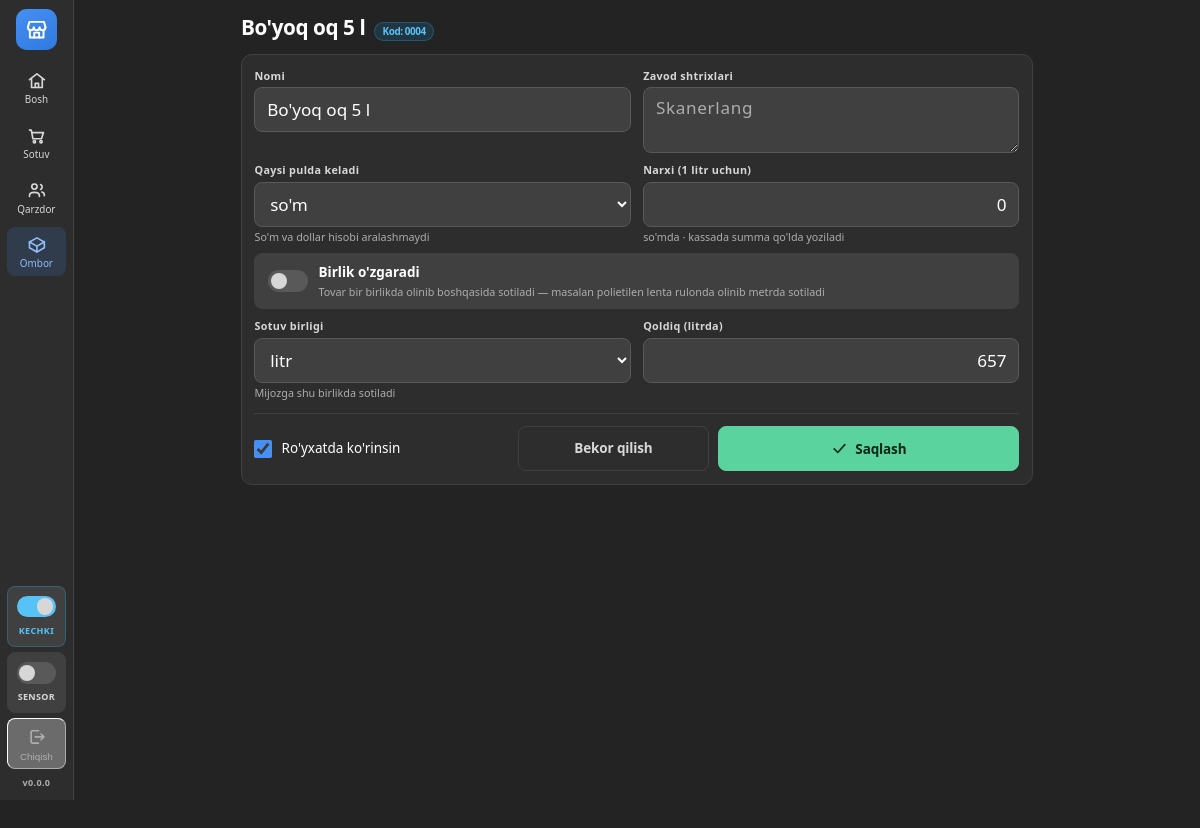
Page /ombor/4/tahrir/ (signed in) on the committed database.
### ombor/models.py (models this page shows, shortened)
class Mahsulot(models.Model):
    nom = models.CharField("Nomi", max_length=120, unique=True,
                           error_messages={"unique": "Bunday nomli tovar allaqachon bor."})
    kod = models.CharField(
        "Kod", max_length=KOD_UZUNLIK, unique=True, blank=True, db_index=True,
        help_text="Tovar yaratilganda o'zi beriladi va hech qachon o'zgarmaydi.",
    )
    birlik = models.CharField("Sotuv birligi", max_length=10, choices=Birlik,
                              default=Birlik.DONA)
    valyuta = models.CharField(
        "Qaysi pulda keladi", max_length=10, choices=Valyuta, default=Valyuta.SOM,
        help_text="Tovar dollarda kelgan bo'lsa narxi ham dollarda hisoblanadi.",
    )
    olish_birligi = models.CharField(
        "Olish birligi", max_length=10, choices=Birlik, blank=True, default="",
        help_text="Tovar boshqa birlikda olinsa tanlang. Bo'sh bo'lsa — sotuv birligining o'zi.",
    )
    olish_miqdori = models.DecimalField(
        "Bittasida", max_digits=12, decimal_places=3, default=1,
        help_text="1 olish birligida nechta sotuv birligi bor. Masalan 1 rulon = 100 metr.",
    )
    narx = models.DecimalField(
        "Narxi", max_digits=12, decimal_places=2, default=0,
        help_text="1 sotuv birligi uchun, tovarning valyutasida. Kassada summa "
                  "baribir qo'lda yoziladi — bu narx ma'lumot uchun.",
    )
    qoldiq = models.DecimalField("Qoldiq", max_digits=12, decimal_places=3, default=0)
    faol = models.BooleanField("Faol", default=True)
    yaratilgan = models.DateTimeField(auto_now_add=True)
    class Meta:
        verbose_name = "Mahsulot"
        verbose_name_plural = "Mahsulotlar"
        ordering = ["nom"]
    @property
    def qisqa_kod(self):
        return self.kod[-QISQA_UZUNLIK:] if self.kod else ""
    @property
    def ikki_birlikmi(self):
        return bool(self.olish_birligi) and self.olish_birligi != self.birlik

### ombor/views.py (the view)
# urls.py: path("<int:pk>/tahrir/", views.mahsulot_tahrir, name="mahsulot_tahrir"),
def mahsulot_tahrir(request, pk):
    mahsulot = get_object_or_404(Mahsulot, pk=pk)
    eski_qoldiq = mahsulot.qoldiq
    if request.method == "POST":
        form = MahsulotForm(request.POST, instance=mahsulot, yangi=False)
        if form.is_valid():
            mahsulot = form.save()
            farq = mahsulot.qoldiq - eski_qoldiq
            if farq:
                OmborHarakati.objects.create(
                    mahsulot=mahsulot, tur=HarakatTuri.TUZATISH,
                    miqdor=farq, izoh="Qo'lda tuzatildi",
                )
            messages.success(request, "Saqlandi.")
            return redirect("ombor:royxat")
    else:
        form = MahsulotForm(instance=mahsulot, yangi=False)
    return render(request, "ombor/mahsulot_form.html", {"form": form, "mahsulot": mahsulot})

### config/kontekst.py (called while the page is built)
def _oqi():
    yol = getattr(settings, "VERSIYA_FAYL", None)
    if yol is None or not yol.exists():
        return getattr(settings, "VERSIYA", "")
    vaqt = yol.stat().st_mtime
    if _xotira["vaqt"] != vaqt:
        _xotira["vaqt"] = vaqt
        _xotira["qiymat"] = yol.read_text(encoding="utf-8").strip()
    return _xotira["qiymat"]

def versiya(request):
    return {"versiya": _oqi()}

### ombor/forms.py (called while the page is built)
    def shtrixlar_matni(self):
        qatorlar = []
        for shtrix in self.instance.shtrixlar.all():
            if shtrix.miqdor == 1:
                qatorlar.append(shtrix.kod)
            else:
                qatorlar.append(f"{shtrix.kod} {tekis_matn(shtrix.miqdor)}")
        return "\n".join(qatorlar)

### ombor/models.py (called while the page is built)
def tekis_son(son):
    son = son or Decimal("0")
    if son == son.to_integral_value():
        return f"{son.to_integral_value():f}"
    return f"{son.normalize():f}"

def tekis_matn(son):
    return tekis_son(son).replace(".", ",")

### qarz/templatetags/statik_versiya.py (called while the page is built)
@register.simple_tag
def statik(yol):
    manzil = static(yol)
    papkalar = list(getattr(settings, "STATICFILES_DIRS", []))
    if getattr(settings, "STATIC_ROOT", None):
        papkalar.append(settings.STATIC_ROOT)
    for papka in papkalar:
        toliq = os.path.join(str(papka), *yol.split("/"))
        if os.path.exists(toliq):
            return f"{manzil}?v={int(os.path.getmtime(toliq))}"
    return manzil

### templates/ombor/mahsulot_form.html (shortened to what this page needs)
{% extends "base.html" %}
{% load statik_versiya %}
{% block tana %}
<div class="sahifa-keng" style="max-width:880px">
  <div class="sarlavha">
    {% if mahsulot %}{{ mahsulot.nom }}{% else %}Omborga yangi tovar{% endif %}
    {% if mahsulot %}
      <span class="nishon kok" title="Kassada va tarozida uriladigan kod">
        Kod: {{ mahsulot.qisqa_kod }}
      </span>
    {% else %}
      <span class="kichik">kod saqlagandan keyin o'zi beriladi</span>
    {% endif %}
  </div>
  <form method="post" class="quti forma-setka" id="mahsulot-forma"
        data-yangi="{{ yangi|yesno:'1,0' }}">
    <div class="maydon">
      <label for="{{ form.nom.id_for_label }}">{{ form.nom.label }}</label>
      {{ form.nom }}
    </div>
    <div class="maydon">
      <label for="{{ form.shtrix.id_for_label }}" title="{{ form.shtrix.help_text }}">
        {{ form.shtrix.label }}
      </label>
      {{ form.shtrix }}
    </div>
    <div class="maydon">
      <label for="{{ form.valyuta.id_for_label }}">{{ form.valyuta.label }}</label>
      {{ form.valyuta }}
      <div class="maydon-izoh">So'm va dollar hisobi aralashmaydi</div>
    </div>
    <div class="maydon">
      <label for="{{ form.narx.id_for_label }}">
        {{ form.narx.label }} (1 <span class="sotuv-birlik-nomi">birlik</span> uchun)
      </label>
      {{ form.narx }}
      <div class="maydon-izoh">
        <span class="valyuta-nomi">so'm</span>da &middot; kassada summa qo'lda yoziladi
      </div>
    </div>
    <label class="richag keng" id="birlik-richag">
      <span class="yo-l"><span class="dasta"></span></span>
      <span class="richag-matn">
        <b>Birlik o'zgaradi</b>
        <small>Tovar bir birlikda olinib boshqasida sotiladi — masalan polietilen
               lenta rulonda olinib metrda sotiladi</small>
      </span>
    </label>
    <div class="maydon">
      <label for="{{ form.birlik.id_for_label }}" id="birlik-yorliq">{{ form.birlik.label }}</label>
      {{ form.birlik }}
      <div class="maydon-izoh">Mijozga shu birlikda sotiladi</div>
    </div>
    <div class="maydon" id="qoldiq-maydon">
      <label for="{{ form.qoldiq.id_for_label }}">
        {{ form.qoldiq.label }} (<span class="sotuv-birlik-nomi">birlik</span>da)
      </label>
      {{ form.qoldiq }}
    </div>
    <div class="forma-pastki keng">
      <label class="faol-belgi">
        {{ form.faol }} <span>Ro'yxatda ko'rinsin</span>
      </label>
      <div class="forma-tugmalar">
        <a class="tugma tinch" href="{% url 'ombor:royxat' %}">Bekor qilish</a>
        <button type="submit" class="tugma yashil">
          <svg class="ikon"><use href="#i-belgi"></use></svg> Saqlash
        </button>
      </div>
    </div>
  </form>
</div>
{% endblock %}

### rows in the picture
Mahsulot: nom "Bo'yoq oq 5 l", qisqa_kod "0004", valyuta "so'm", narx "0", birlik "litr", qoldiq "657", faol "☑"

### other values in the picture
{{ versiya }} "0.0.0"
